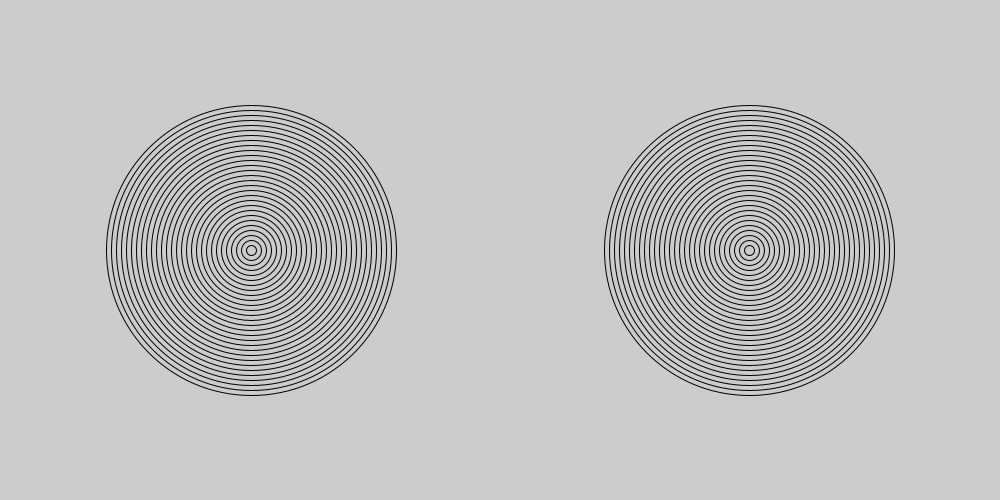
Frame 1 (no input)
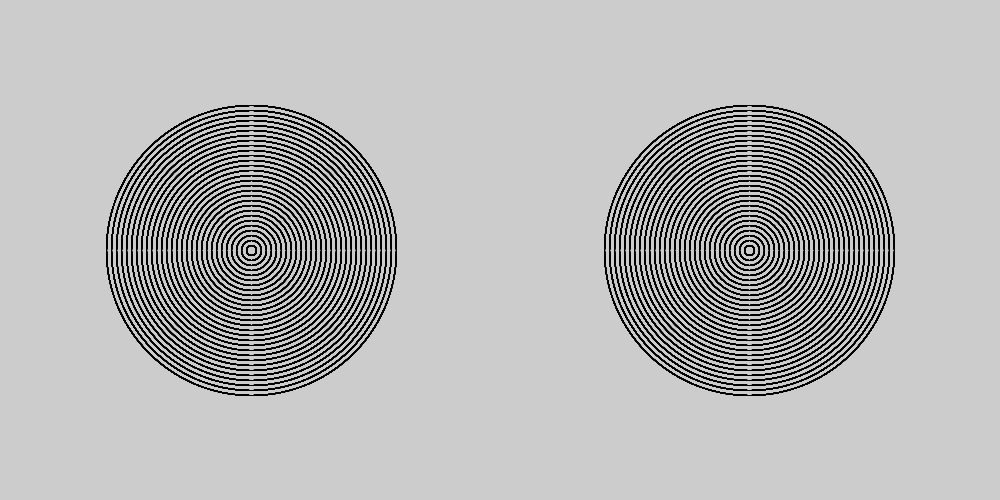
Frame 60 (the mouse pressed at the canvas centre just before this capture)
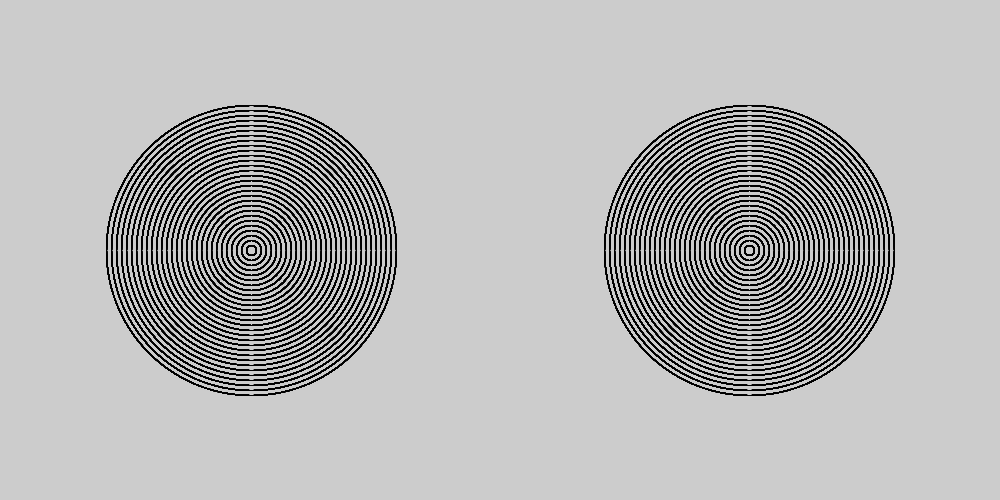
Frame 120 (the mouse held since frame 60 and released just before this capture)

The Processing sketch that drew these frames (run headless with seeded random() and noise(); from frame 60 on, the mouse is pressed at the canvas centre):

// Processing sketch: Amazing_Rings
// ── Amazing_Rings.pde
void CreateEllipse(int LocationX,int LocationY){
  for (int i=1;i<30;i++) {
    noFill();
    ellipse(LocationX,LocationY,10*i,10*i);
  }
}

void setup(){
  size(1000,500);
}

void draw() {
  int Status = 1;
  
  int MinX = 250;
  int MaxX = 750;
  int CurrentX1 = 250;
  int CurrentX2 = 750;
  
  if (Status == 1){
    CreateEllipse(CurrentX1+1,250);
    CreateEllipse(CurrentX2-1,250);
    
    CurrentX1 = CurrentX1 + 1;
    CurrentX2 = CurrentX2 - 1;
    
    if (CurrentX1>=750) {
      Status = 2;
    }
  }else if(Status==2) {
     CreateEllipse(CurrentX1-1,250);
    CreateEllipse(CurrentX2+1,250);
    
    CurrentX1 = CurrentX1 - 1;
    CurrentX2 = CurrentX2 + 1;
    
    if (CurrentX1<=250) {
      Status = 1;
    }   
  }
  
  
  
}
